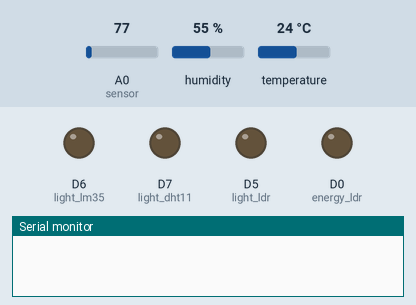
Bench run of a sketch on a simulated ESP8266 (NodeMCU). On the bench: output pins drawn as LEDs (lit = HIGH), the last lines printed to the serial monitor. The inputs (shaded band) are chosen by the test bench; at power-on: A0 (sensor) = 77, humidity 55 %, temperature 24 °C. WiFi joins after 1.5 s; servers stay silent unless stated; no MQTT or app messages arrive unless stated; pins used as bus, display or sensor lines are not drawn.

Above: at 0.0 s.
At 2.4 s:
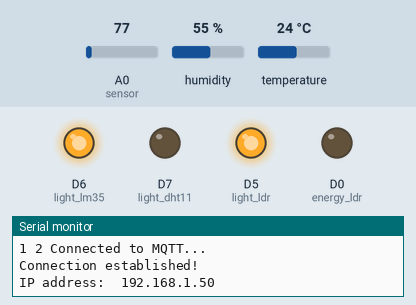
Timing chart, 0 to 42.1 s (numbered marks = the images above):
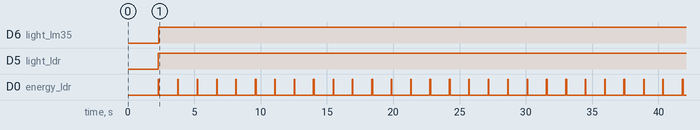

The sketch:

sketch_jul07a.ino
```cpp
#include <ESP8266WiFi.h>
#include <WiFiClient.h>
#include <PubSubClient.h>
#include <DHT.h>
#include <ESP8266HTTPClient.h>
#include <ArduinoJson.h>

#define DHTPIN 0
#define DHTTYPE DHT11

const int sensor = A0;     // pino de leitura digital do sensor
const int energy_ldr = D0;
const int energy_dht11 = D1;
const int energy_lm35 = D2;
const int light_ldr = D5;
const int light_lm35 = D6;
const int light_dht11 = D7;

DHT dht(DHTPIN, DHTTYPE);
float leitura = 0;

const char* ssid = "Mehida21";
const char* password = "Sandoval21";

const char* mqttServer = "m10.cloudmqtt.com";
const int mqttPort = 15026;
const char* mqttUser = "qxuufkxb";
const char* mqttPassword = "iz1cz4OG_42S";
const char* mqttClientId = "Roland";

float ldr_config;
float dht11_config;
float lm35_config;

char mqttMessage[40];

WiFiClient wclient;
PubSubClient client(mqttServer, mqttPort, wclient);


void setup() {
  // define o pino relativo ao sensor como entrada digital
  Serial.begin(9600);

  delay(10);
  WiFi.begin(ssid, password);
  Serial.print("Connecting to ");
  Serial.print(ssid); Serial.println(" ...");

 int i = 0;
  while (WiFi.status() != WL_CONNECTED) {
    delay(1000);
    Serial.print(++i); Serial.print(' ');

  }

  if (client.connect(mqttClientId, mqttUser, mqttPassword)) {
    Serial.println("Connected to MQTT...");
  }


  Serial.println('\n');
  Serial.println("Connection established!");
  Serial.print("IP address:\t");
  Serial.println(WiFi.localIP());

  client.publish("esp/test", "Hello from ESP8266");
  client.subscribe("esp/test");

  pinMode(energy_ldr, OUTPUT);
  pinMode(energy_dht11, OUTPUT);
  pinMode(energy_lm35, OUTPUT);
  pinMode(light_ldr, OUTPUT);
  pinMode(light_dht11, OUTPUT);
  pinMode(light_lm35, OUTPUT);
  pinMode(sensor, INPUT);

  dht.begin();
}

void loop() {
  if (WiFi.status() == WL_CONNECTED) {
    HTTPClient http; //Object of class HTTPClient
    http.begin("http://aqueous-beach-59482.herokuapp.com/config");
    int httpCode = http.GET();
    if (httpCode > 0)
    {
      const size_t bufferSize = JSON_OBJECT_SIZE(2) + JSON_OBJECT_SIZE(3) + JSON_OBJECT_SIZE(5) + JSON_OBJECT_SIZE(8) + 370;
      DynamicJsonBuffer jsonBuffer(bufferSize);
      JsonObject& root = jsonBuffer.parseObject(http.getString());
      // Parameter
      ldr_config = (float)root["ldr"]; // "Leanne Graham"
      dht11_config = (float)root["dht11"]; // "Bret"
      lm35_config = (float)root["lm35"]; // "Sincere@april.biz"
      // Output to serial monitor
      Serial.print("Name:");
      Serial.println(ldr_config);
      Serial.print("Username:");
      Serial.println(dht11_config);
      Serial.print("Email:");
      Serial.println(lm35_config);
    }
    http.end(); //Close connection
  }


  digitalWrite(energy_ldr, HIGH);
  leitura = analogRead(sensor);
  if(leitura > ldr_config) {
    digitalWrite(light_ldr, HIGH);
  } else {
    digitalWrite(light_ldr, LOW);
  }
  delay(50);
  snprintf(mqttMessage, 40, "%.2f", leitura);
  if (client.publish("ldr", mqttMessage)) {
  //  Serial.print("LDR = ");
  //  Serial.println(leitura);
  } else {
    client.connect(mqttClientId, mqttUser, mqttPassword);
    delay(10);
    client.publish("ldr", mqttMessage);
  }
  digitalWrite(energy_ldr, LOW);
  digitalWrite(energy_lm35, HIGH);
  leitura = ((analogRead(sensor)/1024.0)*5000)/10;
  if (leitura > lm35_config) {
    digitalWrite(light_lm35, HIGH);
  } else {
    digitalWrite(light_lm35, LOW);
  }
  //Serial.print("LM35 - ");
  //Serial.println(leitura);
  snprintf(mqttMessage, 40, "%.2f", leitura);
  if (client.publish("lm35", mqttMessage)) {
    //Serial.print("LM35 = ");
    //Serial.println(leitura);
  } else {
    client.connect(mqttClientId, mqttUser, mqttPassword);
    delay(10);
    client.publish("lm35", mqttMessage);
  }
  digitalWrite(energy_lm35, LOW);
  digitalWrite(energy_dht11, HIGH);
  delay(200);
  float h = dht.readHumidity();
  if (isnan(h)) {
    Serial.println("Failed to read from DHT sensor!");
  } else {
     // Serial.print("DHT11: ");
     // Serial.println(h);
  }
  if (h < dht11_config) {
    digitalWrite(light_dht11, HIGH);
  } else {
    digitalWrite(light_dht11, LOW);
  }
  snprintf(mqttMessage, 40, "%.2f", h);
  if (client.publish("dht11", mqttMessage)) {
    //Serial.print("DHT11 = ");
    //Serial.println(mqttMessage);
  } else {
    client.connect(mqttClientId, mqttUser, mqttPassword);
    delay(10);
    client.publish("dht11", mqttMessage);
  }
  digitalWrite(energy_dht11, LOW);
  delay(1000);
}

void callback(char* topic, byte* payload, unsigned int length) {

  Serial.print("Message arrived in topic: ");
  Serial.println(topic);

  Serial.print("Message:");
  for (int i = 0; i < length; i++) {
    Serial.print((char)payload[i]);
  }

  Serial.println();
  Serial.println("-----------------------");

}
```

Measured:
- by itself, D6 (light_lm35), D5 (light_ldr): LOW → HIGH at 2.3 s
- by itself, D0 (energy_ldr): alternates HIGH for 0.05 s and LOW for 1.4 s
